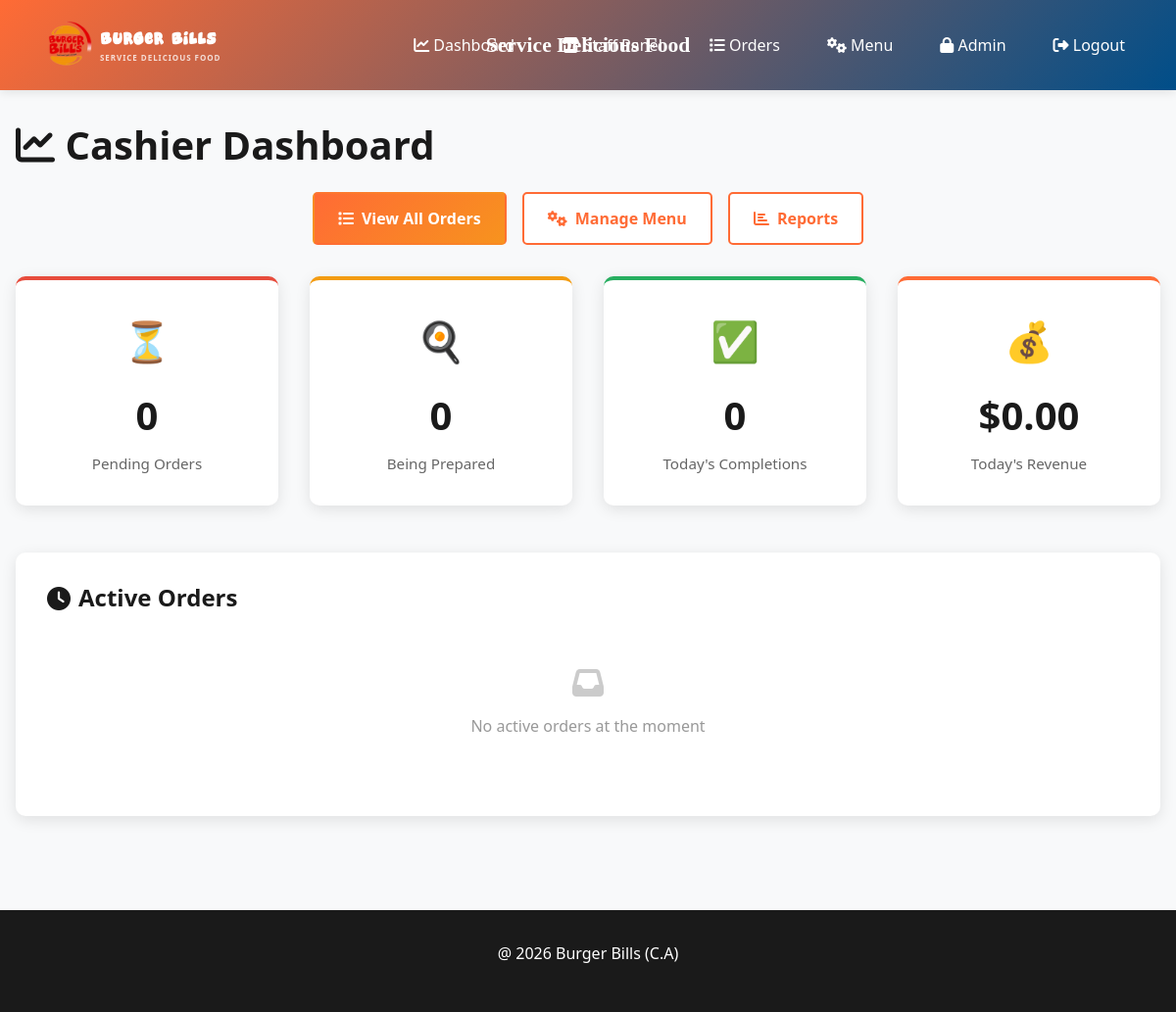
The app's page /dashboard/ (signed in), older data.
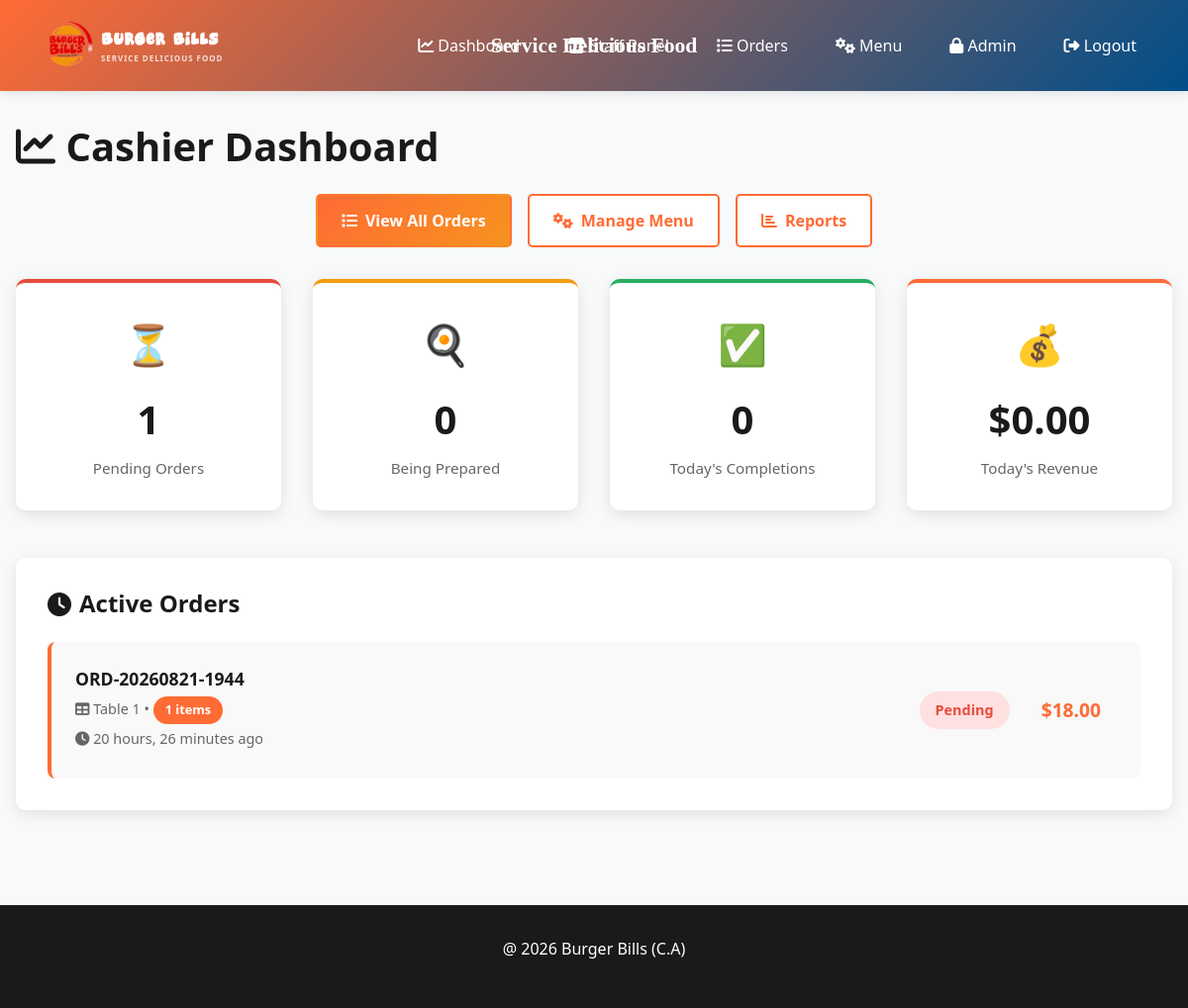
The same page, newer data.
### menu/models.py (models this page shows, shortened)
class Order(models.Model):
    ORDER_STATUS_CHOICES = [
        ('pending', 'Pending'),
        ('confirmed', 'Confirmed'),
        ('preparing', 'Preparing'),
        ('ready', 'Ready'),
        ('completed', 'Completed'),
        ('cancelled', 'Cancelled'),
    ]
    ORDER_TYPE_CHOICES = [
        ('dine_in', 'Dine In'),
        ('pickup', 'Pickup'),
    ]
    table = models.ForeignKey(Table, on_delete=models.CASCADE, related_name='orders', null=True, blank=True)
    order_number = models.CharField(max_length=20, unique=True)
    status = models.CharField(max_length=20, choices=ORDER_STATUS_CHOICES, default='pending')
    order_type = models.CharField(max_length=20, choices=ORDER_TYPE_CHOICES, default='dine_in')
    customer_name = models.CharField(max_length=200, blank=True)
    customer_phone = models.CharField(max_length=20, blank=True)
    customer_email = models.EmailField(blank=True)
    total_amount = models.DecimalField(max_digits=10, decimal_places=2, default=0)
    special_instructions = models.TextField(blank=True)
    estimated_time = models.IntegerField(default=20, help_text="Estimated time in minutes")
    is_called = models.BooleanField(default=False, help_text="Customer has been called to pick up")
    called_at = models.DateTimeField(blank=True, null=True)
    cart_expires_at = models.DateTimeField(blank=True, null=True, help_text="Cart auto-expires after 5 minutes of inactivity")
    created_at = models.DateTimeField(auto_now_add=True)
    updated_at = models.DateTimeField(auto_now=True)
    completed_at = models.DateTimeField(blank=True, null=True)
    class Meta:
        ordering = ['-created_at']

class Table(models.Model):
    number = models.IntegerField(unique=True)
    capacity = models.IntegerField(default=4)
    qr_code = models.ImageField(upload_to='qr_codes/', blank=True, null=True)
    qr_access_token = models.UUIDField(default=uuid.uuid4, editable=False)
    is_active = models.BooleanField(default=True)
    created_at = models.DateTimeField(auto_now_add=True)
    class Meta:
        ordering = ['number']

### menu/views.py (the view)
# urls.py: path('dashboard/', views.dashboard, name='dashboard'),
@login_required
def dashboard(request):
    if not request.user.is_staff:
        return redirect('index')
    pending_orders = Order.objects.filter(status__in=['pending', 'confirmed']).count()
    preparing_orders = Order.objects.filter(status='preparing').count()
    today_completed = Order.objects.filter(
        status='completed',
        completed_at__date=timezone.now().date()
    ).count()
    today_revenue = Order.objects.filter(
        status='completed',
        completed_at__date=timezone.now().date()
    ).aggregate(Sum('total_amount'))['total_amount__sum'] or 0
    active_orders = Order.objects.filter(
        status__in=['pending', 'confirmed', 'preparing']
    ).order_by('-created_at')[:10]
    context = {
        'pending_orders': pending_orders,
        'preparing_orders': preparing_orders,
        'today_completed': today_completed,
        'today_revenue': today_revenue,
        'active_orders': active_orders,
    }
    return render(request, 'menu/dashboard.html', context)

### templates/menu/dashboard.html (shortened to what this page needs)
{% extends 'menu/base.html' %}
{% block content %}
<h1><i class="fas fa-chart-line"></i> Cashier Dashboard</h1>
<div class="quick-actions">
    <a href="{% url 'all_orders' %}" class="btn-quick btn-quick-primary">
        <i class="fas fa-list"></i> View All Orders
    </a>
    <a href="{% url 'menu_management' %}" class="btn-quick">
        <i class="fas fa-cogs"></i> Manage Menu
    </a>
    <a href="{% url 'reports' %}" class="btn-quick">
        <i class="fas fa-chart-bar"></i> Reports
    </a>
</div>
<div class="stats-grid">
    <div class="stat-card pending">
        <div class="stat-icon">⏳</div>
        <div class="stat-number">{{ pending_orders }}</div>
        <div class="stat-label">Pending Orders</div>
    </div>
    <div class="stat-card preparing">
        <div class="stat-icon">🍳</div>
        <div class="stat-number">{{ preparing_orders }}</div>
        <div class="stat-label">Being Prepared</div>
    </div>
    <div class="stat-card completed">
        <div class="stat-icon">✅</div>
        <div class="stat-number">{{ today_completed }}</div>
        <div class="stat-label">Today's Completions</div>
    </div>
    <div class="stat-card revenue">
        <div class="stat-icon">💰</div>
        <div class="stat-number">${{ today_revenue|floatformat:2 }}</div>
        <div class="stat-label">Today's Revenue</div>
    </div>
</div>
<div class="orders-section">
    <h2 class="section-title">
        <i class="fas fa-clock"></i> Active Orders
    </h2>
    {% if active_orders %}
        <div class="order-list">
            {% for order in active_orders %}
                <div class="order-card">
                    <div class="order-info">
                        <div class="order-number">{{ order.order_number }}</div>
                        <div class="order-meta">
                            <i class="fas fa-table"></i> Table {{ order.table.number }}
                            •
                            <span class="order-items-count">{{ order.items.count }} items</span>
                        </div>
                        <div class="order-meta">
                            <i class="fas fa-clock"></i> {{ order.created_at|timesince }} ago
                        </div>
                    </div>
                    <div style="text-align: right; display: flex; align-items: center; gap: 1rem;">
                        <span class="order-status-badge status-{{ order.status }}">
                            {% if order.status == 'pending' %}Pending{% elif order.status == 'confirmed' %}Confirmed{% elif order.status == 'preparing' %}Preparing{% elif order.status == 'ready' %}Ready{% else %}{{ order.status }}{% endif %}
                        </span>
                        <div style="text-align: right;">
                            <div style="font-weight: 700; font-size: 1.2rem; color: #FF6B35;">
                                ${{ order.total_amount }}
                            </div>
                        </div>
                    </div>
                </div>
            {% endfor %}
        </div>
    {% else %}
        <div class="empty-state">
            <i class="fas fa-inbox"></i>
            <p>No active orders at the moment</p>
        </div>
    {% endif %}
</div>
{% endblock %}

Row changes from the older to the newer data that the page shows:
added Order: order_number "ORD-20260821-1944", table.number "1", items.count "1", created_at "20 hours, 26 minutes", status "Pending", total_amount "18.00"
Text that changed along with them:
{{ pending_orders }}: "0" → "1"
text no longer shown: "No active orders at the moment"
